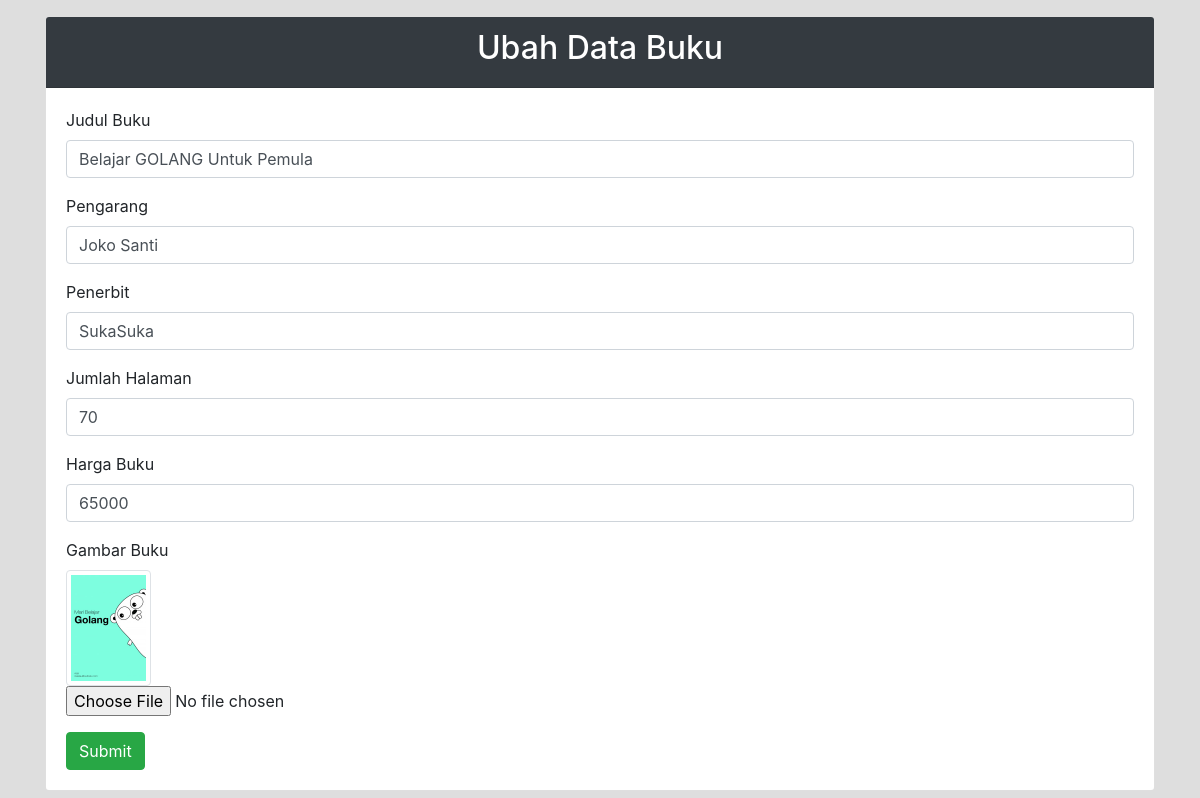
Screenshot of /ubah.php?id=11 (signed in) with the database file from the repository.
### tables this page shows
CREATE TABLE `buku` (
  `id` int(11) NOT NULL,
  `judul` varchar(500) NOT NULL,
  `pengarang` varchar(255) NOT NULL,
  `penerbit` varchar(255) NOT NULL,
  `jumlah_halaman` int(4) NOT NULL,
  `harga` int(10) NOT NULL,
  `gambar` varchar(100) NOT NULL
);

### function.php (called while the page is built, shortened)
<?php
$conn = mysqli_connect("localhost", "root", "", "rental_buku");
function query($query)
{
    global $conn;
    $result = mysqli_query($conn, $query);
    $rows = [];
    while ($row = mysqli_fetch_assoc($result)) {
        $rows[] = $row;
    }
    return $rows;
}

### ubah.php (the view, shortened to what this page needs)
<?php
include "template/header.php";
require "function.php";
$id = $_GET["id"];
$buku = query("SELECT * FROM buku WHERE id = $id")[0];
?>
<div class="container rounded my-3">
    <div class="card mt-3">
        <div class="card-header text-center bg-dark text-white">
            <h2>Ubah Data Buku</h2>
        </div>
        <div class="card-body">
            <form action="" method="POST" enctype="multipart/form-data">
                <div class="form-group">
                    <label for="judul">Judul Buku</label>
                    <input type="text" name="judul" id="judul" class="form-control" value="<?php echo $buku['judul']; ?>" required>
                </div>
                <div class="form-group">
                    <label for="pengarang">Pengarang</label>
                    <input type="text" name="pengarang" id="pengarang" class="form-control" value="<?php echo $buku['pengarang']; ?>" required>
                </div>
                <div class="form-group">
                    <label for="penerbit">Penerbit</label>
                    <input type="text" name="penerbit" id="penerbit" class="form-control" value="<?php echo $buku['penerbit']; ?>" required>
                </div>
                <div class="form-group">
                    <label for="jumlah_halaman">Jumlah Halaman</label>
                    <input type="number" name="jumlah_halaman" id="jumlah_halaman" class="form-control" value="<?php echo $buku['jumlah_halaman']; ?>" required>
                </div>
                <div class="form-group">
                    <label for="harga">Harga Buku</label>
                    <input type="number" name="harga" id="harga" class="form-control" value="<?php echo $buku['harga']; ?>" required>
                </div>
                <div class="form-group">
                    <label for="gambar">Gambar Buku</label> <br>
                    <img src="img/<?= $buku['gambar']; ?>" class="img-thumbnail" width="85px">
                    <input name="gambar" type="file" class="form-control-file" required>
                </div>
                <button type="submit" name="submit" class="btn btn-success">Submit</button>
            </form>
        </div>
    </div>
</div>
<?php include "template/footer.php" ?>

### rows the page displays
buku: judul "Belajar GOLANG Untuk Pemula", pengarang "Joko Santi", penerbit "SukaSuka", jumlah_halaman "70", harga "65000", gambar (picture)
